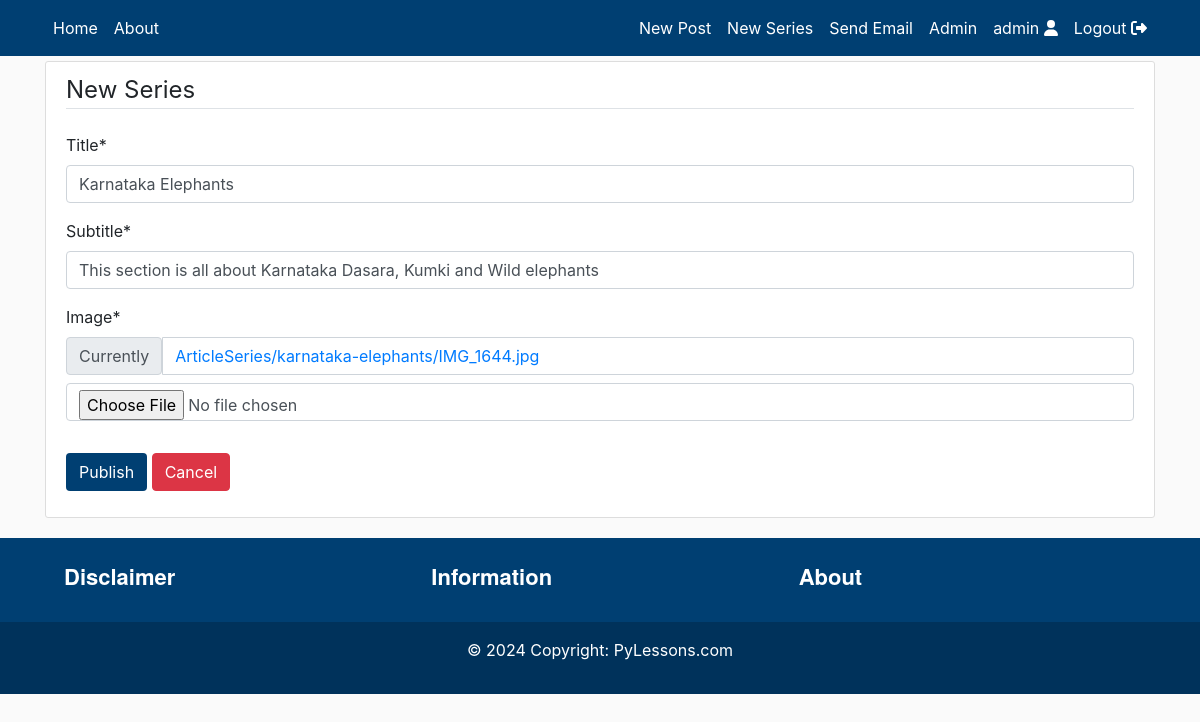
/karnataka-elephants/update (signed in), run on the app's committed database.
### users/models.py (models this page shows, shortened)
class CustomUser(AbstractUser):
    STATUS_CHOICES = (
        ('regular', 'Regular'),
        ('subscriber', 'Subscriber'),
        ('moderator', 'Moderator')
    )
    def image_upload_to(self, instance=None):
        if instance:
            return os.path.join('Users', self.username, instance)
        return None
    image = models.ImageField(
        default='default/user.jpg', upload_to=image_upload_to)
    email = models.EmailField(unique=True)
    status = models.CharField(
        max_length=100, choices=STATUS_CHOICES, default='regular')
    description = models.TextField(
        'Description', max_length=600, default='', blank=True)

### myapp/models.py (models this page shows, shortened)
class ArticleSeries(models.Model):
    class Meta:
        verbose_name_plural = 'Article Series'
        ordering = ['-published']
    def image_upload_to(self, instance=None):
        if instance:
            return os.path.join('ArticleSeries', slugify(self.slug), instance)
        return None
    image = models.ImageField(default='default/noimage.jpg', upload_to=image_upload_to, max_length=255)
    title = models.CharField(max_length=200)
    subtitle = models.CharField(max_length=200, default='', blank=False)
    slug = models.SlugField('Series slug', null=False, blank=False, unique=True)
    published = models.DateTimeField("Date published", default=timezone.now)
    author = models.ForeignKey(get_user_model(), default=1, on_delete=models.SET_DEFAULT)

### myapp/decorators.py (the view)
        def _wrapped_view(request, *args, **kwargs):
            if not request.user.is_superuser:
                messages.error(request, "You are not authorized to access this!")
                return redirect(redirect_url)
            return view_func(request, *args, **kwargs)

### myapp/forms.py
class SeriesUpdateForm(forms.ModelForm):
    class Meta:
        model = ArticleSeries
        fields = [
            "title",
            "subtitle",
            "image",
        ]

### myapp/views.py (called while the page is built)
@user_is_superuser
def series_update(request, series):
    matching_series = ArticleSeries.objects.filter(slug=series).first()
    if request.method == "POST":
        form = SeriesUpdateForm(request.POST, request.FILES, instance=matching_series)
        if form.is_valid():
            form.save()
            return redirect('myapp:homepage')
    else:
        form = SeriesUpdateForm(instance=matching_series)
        context={"object": "Series", "form": form}
        return render(request, 'myapp/new_record.html', context=context)

### myapp/templates/myapp/new_record.html (shortened to what this page needs)
{% extends "myapp/header.html" %}
{% load crispy_forms_tags %}
{% block content %}
    <div class="content-section">
        <form method="POST" enctype="multipart/form-data">
            <fieldset class="form-group">
                <legend class="border-bottom mb-4">New {{ object }}</legend>
                {{ form|crispy }}
            </fieldset>
            <div class="form-group">
                <button class="btn btncolor" type="submit">Publish</button>
                <a class="btn btn-danger" href="/">Cancel</a>
            </div>
        </form>
    </div>
{% endblock content %}

### myapp/templates/myapp/includes/navbar.html (shortened to what this page needs)
<header class="site-header" style="margin-bottom: 5px">
    <nav class="navbar navbar-expand-md navbar-color">
        <div class="container">
            <div class="navbar-nav">
                <a class="nav-item nav-link" href="/">Home</a>
            </div>
            <div class="collapse navbar-collapse" id="navbarToggle">
            <div class="navbar-nav mr-auto">
                <a class="nav-item nav-link" href="/">About</a>
            </div>
            {% if user.is_authenticated %}
                {% if user.is_superuser %}
                <div class="navbar-nav">
                    <a class="nav-item nav-link" href="{% url 'myapp:post-create' %}">New Post</a>
                    <a class="nav-item nav-link" href="{% url 'myapp:series-create' %}">New Series</a>
                    <a class="nav-item nav-link" href="{% url 'myapp:newsletter' %}">Send Email</a>
                    <a class="nav-item nav-link" href="{% url 'admin:index' %}">Admin</a>
                </div>
                {% endif %}
                <div class="navbar-nav">
                    <a class="nav-item nav-link" href="{% url "users:profile" user.username %}">
                        {{user.username}} <i class="fas fa-user"></i>
                    </a>
                    <a class="nav-item nav-link" href="{% url "users:logout" %}">
                        Logout <i class="fas fa-sign-out-alt"></i>
                    </a>
                </div>
            {% endif %}
            </div>
        </div>
    </nav>
</header>

### myapp/static/myapp/main.css (style rules this page uses)
:root { --footercolor: #003F72; --navbarcolor: #003F72; --btncolor: #003F72; --socialcolor: #003F72; --brightText: #ffffff; }
.btncolor { background-color: var(--btncolor) !important; color: var(--brightText) !important; }
.navbar-color { background-color: var(--navbarcolor); }
body { background: #fafafa; }
.site-header .navbar-nav .nav-link { color: var(--brightText); }
.content-section { background: #ffffff; padding: 10px 20px; border: 1px solid #dddddd; border-radius: 3px; margin-bottom: 20px; }

### data on the page
CustomUser: username "admin"
ArticleSeries: title "Karnataka Elephants", subtitle "This section is all about Karnataka Dasara, Kumki and Wild elephants"

### other printed values
{{ object }} "Series"
